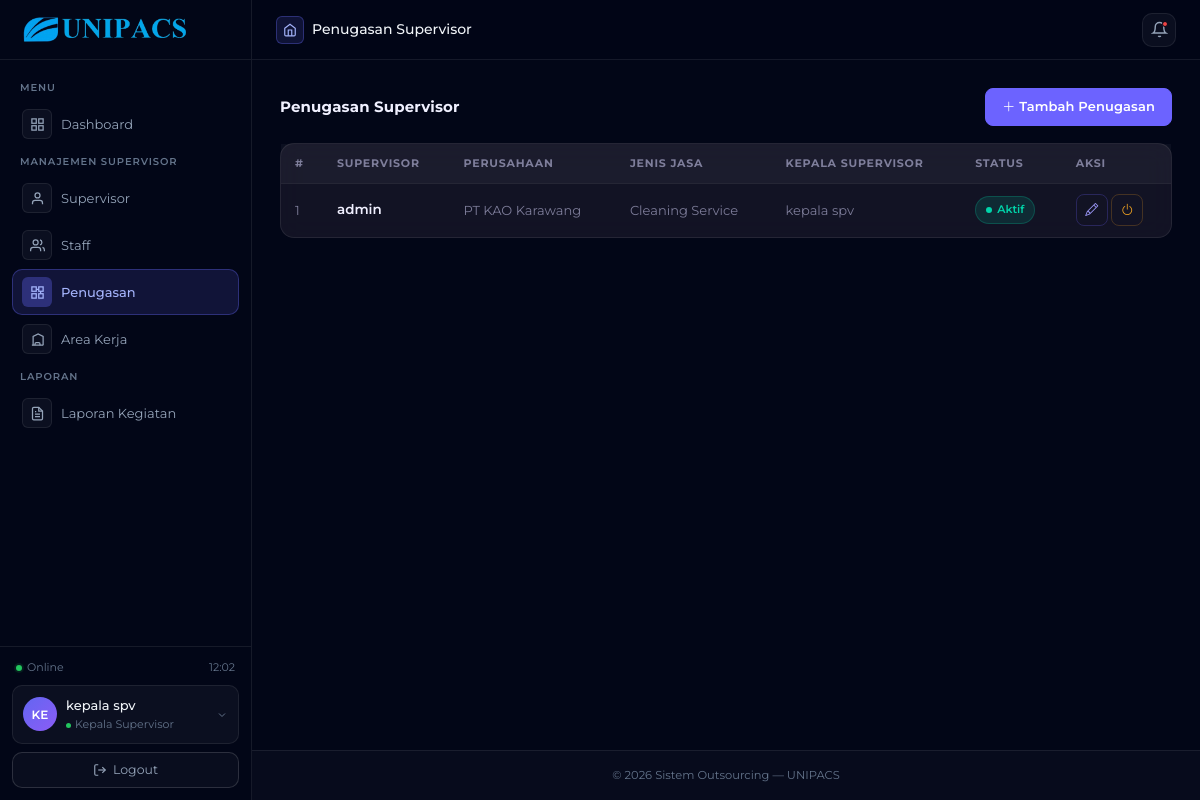
/kepala/penugasan/ (signed in), run on an earlier commit of the app's database.
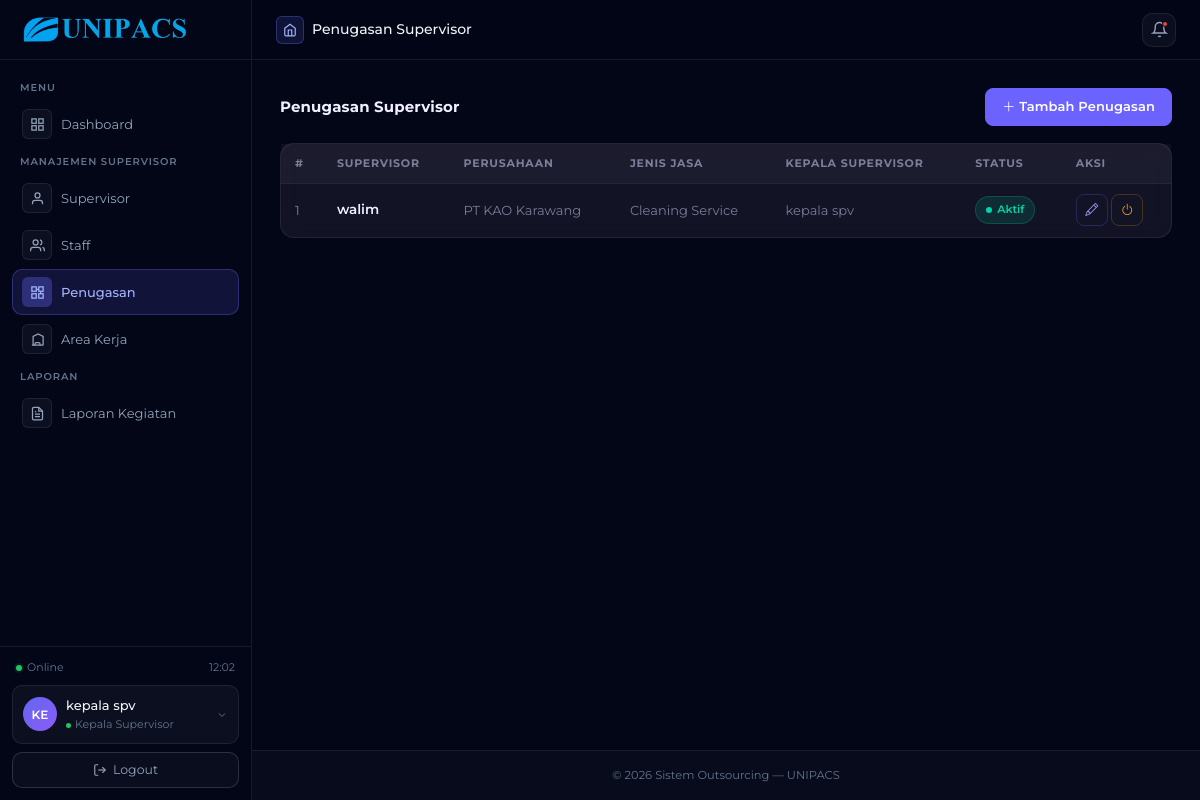
And on a later commit of the database.
### outsourcing/models.py (models this page shows, shortened)
class SupervisorPerusahaan(models.Model):
    supervisor        = models.ForeignKey(
        User,
        on_delete=models.CASCADE,
        related_name='penugasan_supervisor',
        limit_choices_to={'role': RoleChoices.SUPERVISOR},
    )
    perusahaan        = models.ForeignKey(
        Perusahaan,
        on_delete=models.CASCADE,
        related_name='supervisor_perusahaan',
    )
    jenis_jasa        = models.ForeignKey(
        JenisJasa,
        on_delete=models.CASCADE,
        related_name='supervisor_perusahaan',
    )
    kepala_supervisor = models.ForeignKey(
        User,
        on_delete=models.SET_NULL,
        null=True,
        blank=True,
        related_name='supervisor_dibawahnya',
        limit_choices_to={'role': RoleChoices.KEPALA_SUPERVISOR},
    )
    is_active    = models.BooleanField(default=True)
    dibuat_pada = models.DateTimeField(auto_now_add=True)
    diubah_pada = models.DateTimeField(auto_now=True)
    objects = models.Manager()
    aktif   = AktifManager()
    class Meta:
        verbose_name        = 'Penugasan Supervisor'
        verbose_name_plural = 'Penugasan Supervisor'
        unique_together     = ['supervisor', 'perusahaan', 'jenis_jasa']

class User(AbstractUser):
    role = models.CharField(
        max_length=30,
        choices=RoleChoices.choices,
        default=RoleChoices.STAFF,
    )
    nama_lengkap = models.CharField(max_length=150, blank=True)
    telepon      = models.CharField(
        max_length=20,
        blank=True,
        validators=[telepon_validator],
    )
    foto_profil  = models.ImageField(
        upload_to='foto_profil/',
        blank=True,
        null=True,
    )
    dibuat_pada  = models.DateTimeField(auto_now_add=True)
    diubah_pada  = models.DateTimeField(auto_now=True)
    class Meta:
        verbose_name        = 'Pengguna'
        verbose_name_plural = 'Pengguna'
        ordering            = ['nama_lengkap']

class Perusahaan(models.Model):
    nama_perusahaan = models.CharField(max_length=200)
    alamat          = models.TextField()
    telepon         = models.CharField(max_length=20, blank=True)
    email           = models.EmailField(blank=True)
    jenis_jasa      = models.ManyToManyField(
        JenisJasa,
        related_name='perusahaan',
        blank=True,
    )
    customer        = models.OneToOneField(
        User,
        on_delete=models.SET_NULL,
        null=True,
        blank=True,
        related_name='perusahaan_customer',
        limit_choices_to={'role': RoleChoices.CUSTOMER},
    )
    foto_perusahaan  = models.ImageField(
        upload_to='foto_perusahaan/',
        blank=True,
        null=True,
    )
    is_active    = models.BooleanField(default=True)
    dibuat_pada = models.DateTimeField(auto_now_add=True)
    diubah_pada = models.DateTimeField(auto_now=True)
    objects = models.Manager()
    aktif   = AktifManager()
    class Meta:
        verbose_name        = 'Perusahaan'
        verbose_name_plural = 'Perusahaan'
        ordering            = ['nama_perusahaan']

class JenisJasa(models.Model):
    nama_jasa   = models.CharField(max_length=100, unique=True)
    deskripsi   = models.TextField(blank=True)
    is_active    = models.BooleanField(default=True)
    dibuat_pada = models.DateTimeField(auto_now_add=True)
    diubah_pada = models.DateTimeField(auto_now=True)
    objects = models.Manager()
    aktif   = AktifManager()
    class Meta:
        verbose_name        = 'Jenis Jasa'
        verbose_name_plural = 'Jenis Jasa'
        ordering            = ['nama_jasa']

### outsourcing/views/kepala_supervisor/penugasan.py (the view)
# urls.py: path('kepala/penugasan/', penugasan_list, name='kepala_penugasan_list'),
@kepala_supervisor_required
def penugasan_list(request):
    penugasan = SupervisorPerusahaan.objects.filter(
        kepala_supervisor=request.user,
    ).select_related('supervisor', 'perusahaan', 'jenis_jasa').order_by(
        '-is_active', 'perusahaan__nama_perusahaan'
    )
    context = {
        'penugasan_list': penugasan,
        'page_title'    : 'Penugasan Supervisor',
    }
    return render(request, 'kepala_supervisor/penugasan/list.html', context)

### outsourcing/templates/kepala_supervisor/penugasan/list.html (shortened to what this page needs)
{% extends 'kepala_supervisor/base_kepala.html' %}
{% load static %}
{% block extra_css %}
<link rel="stylesheet" href="{% static 'css/kepala_spv/kepala.css' %}">
{% endblock %}
{% block content %}
<div class="page-header">
    <h5>Penugasan Supervisor</h5>
    <a href="{% url 'kepala_penugasan_create' %}" class="btn btn-primary btn-sm">
        <i class="bi bi-plus-lg"></i> Tambah Penugasan
    </a>
</div>
<div class="table-card">
    <div class="table-responsive">
        <table class="table mb-0">
            <thead>
                <tr>
                    <th>#</th>
                    <th>Supervisor</th>
                    <th>Perusahaan</th>
                    <th>Jenis Jasa</th>
                    <th>Kepala Supervisor</th>
                    <th>Status</th>
                    <th>Aksi</th>
                </tr>
            </thead>
            <tbody>
                {% for p in penugasan_list %}
                <tr>
                    <td class="cell-muted">{{ forloop.counter }}</td>
                    <td><span class="cell-name">{{ p.supervisor.nama_lengkap|default:p.supervisor.username }}</span></td>
                    <td class="cell-muted">{{ p.perusahaan.nama_perusahaan }}</td>
                    <td class="cell-muted">{{ p.jenis_jasa.nama_jasa }}</td>
                    <td class="cell-muted">{{ p.kepala_supervisor.nama_lengkap|default:p.kepala_supervisor.username }}</td>
                    <td>
                        {% if p.is_active %}<span class="status-badge badge-aktif">Aktif</span>
                        {% else %}<span class="status-badge badge-nonaktif">Nonaktif</span>{% endif %}
                    </td>
                    <td>
                        <div class="d-flex gap-1">
                            <a href="{% url 'kepala_penugasan_edit' p.pk %}" class="action-btn edit"><i class="bi bi-pencil"></i></a>
                            <button class="action-btn toggle" data-bs-toggle="modal" data-bs-target="#modalToggle{{ p.pk }}"><i class="bi bi-power"></i></button>
                        </div>
                    </td>
                </tr>
                {% empty %}
                <tr><td colspan="7" class="text-center text-muted py-5">
                    <i class="bi bi-people" style="font-size:2rem;opacity:0.3;display:block;margin-bottom:8px;"></i>Belum ada penugasan.
                </td></tr>
                {% endfor %}
            </tbody>
        </table>
    </div>
</div>
{% endblock %}

What changed in the data, as far as the page shows it:
changed through a linked row, SupervisorPerusahaan "PT KAO Karawang": supervisor.nama_lengkap "admin" → "walim"
